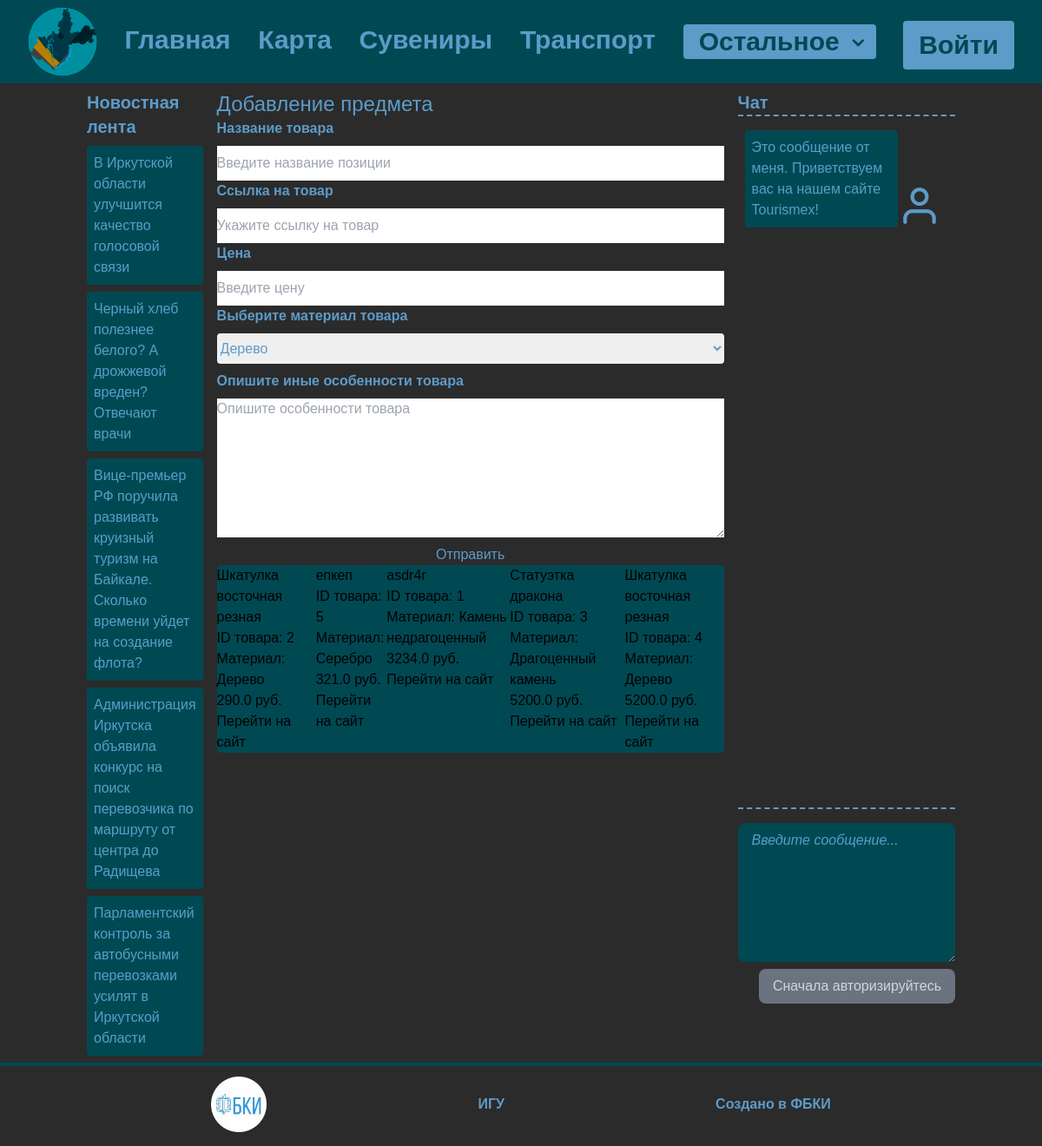
The app's page /goods, older data.
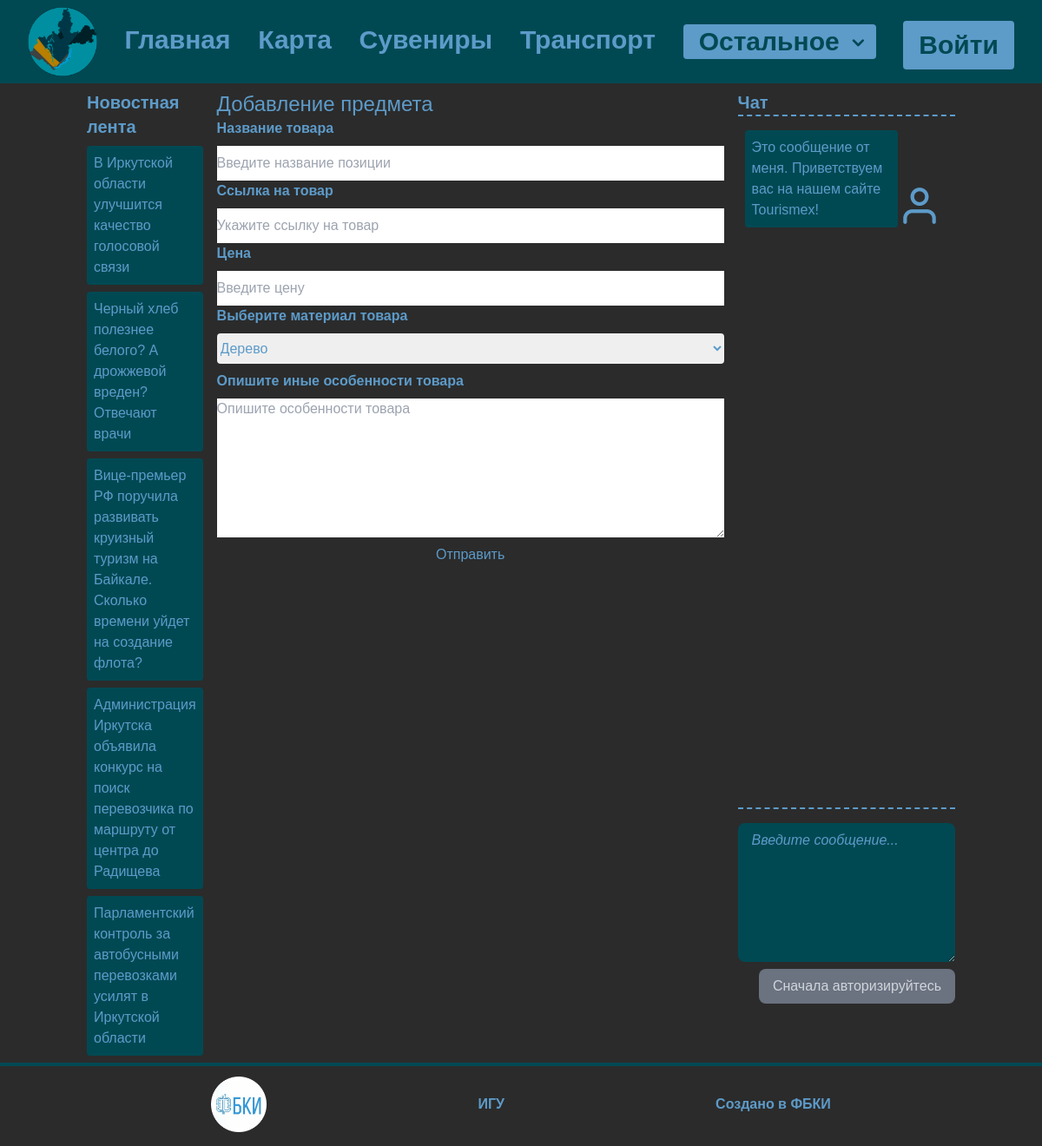
The same page, newer data.
### app.py (models this page shows)
class Item(db.Model):
    item_id = db.Column(Integer, primary_key=True)
    item_name = db.Column(String(52), nullable=False)
    link = db.Column(String(100), nullable=False)
    price = db.Column(Float)
    material = db.Column(String(30))
    desc = db.Column(Text)

### app.py (the view)
@app.route('/goods', methods=['POST', 'GET'])
def item_processing():
    if request.method == 'POST':
        if request.form.get('send') == 'Отправить':
            print("send")
            item_name = str(request.form['item_name'])
            link = str(request.form['link'])
            price = int(request.form['price'])
            material = request.form['material']
            desc = str(request.form['description'])
            item = Item(item_name=item_name, link=link, price=price, material=material, desc=desc)
            try:
                db.session.add(item)
                db.session.commit()
                return redirect('/goods')
            except:
                return "Произошла ошибка добавления предмета. Свяжитесь с администратором."
        elif request.form.get('delete') == 'Удалить':
            item = Item.query.get_or_404(request.form['item_id'])
            try:
                db.session.delete(item)
                db.session.commit()
                return redirect('/goods')
            except:
                return "Ошибка при удалении"
        elif request.form.get('edit') == 'Редактировать':
            item = Item.query.get_or_404(request.form['item_id'])
            if request.form['item_name'] != "":
                item.item_name = str(request.form['item_name'])
            if request.form['link'] != "":
                item.link = str(request.form['link'])
            if request.form['price'] != "":
                item.link = int(request.form['price'])
            if request.form['material'] != "":
                item.material = request.form['material']
            if request.form['description'] != "":
                item.desc = str(request.form['description'])
            db.session.commit()
            return redirect('/goods')
    else:
        items = Item.query.order_by(Item.price).all()
        return render_template("items.html", items=items)

### app.py (called while the page is built)
@app.before_request
def store_current_page():
    global current_page
    current_page = request.path

### templates/items.html (shortened to what this page needs)
{% extends 'basis.html' %}
{% block body %}
<form method="post">
  <div class="flex flex-col text-color_turquoise" id="form_container_1">
    <h2 class="text-2xl text-color_turquoise">Добавление предмета</h2>
    <div class="flex flex-col">
      <label class="block font-bold mb-2">
        Название товара
      </label>
      <input type="text" name="item_name" class="py-2" id="item_name" placeholder="Введите название позиции">
      <label class="block font-bold mb-2">
        Ссылка на товар
      </label>
      <input type="text" name="link" class="py-2" id="item_link" placeholder="Укажите ссылку на товар">
      <label class="block font-bold mb-2">
        Цена
      </label>
      <input type="text" name="price" class="py-2" id="item_price" placeholder="Введите цену">
      <label class="block font-bold mb-2">
        Выберите материал товара
      </label>
      <select id="material" name="material" class="py-2 mb-2 rounded">
          <option>Дерево</option>
      </select>
      <label class="block font-bold mb-2">
        Опишите иные особенности товара
      </label>
      <textarea name="description" class="h-40 mb-2" id="description" placeholder="Опишите особенности товара"></textarea>
      <input type="submit" name="send" class="form_button_1" value="Отправить">
    </div>
  </div>
</form>
<div class="flex bg-color_base rounded" id="items_container">
  {% for element in items %}
  <div class="items">
    <h2>{{element.item_name}}</h2>
    <p class="base_text">ID товара: {{element.item_id}}</p>
    <p class="base_text">Материал: {{element.material}}</p>
    <p class="base_text">{{element.price}} руб.</p>
    <a href="{{ element.link }}" class="base_text">Перейти на сайт</a>
  </div>
  {% endfor %}
</div>
{% endblock %}

### templates/basis.html (shortened to what this page needs)
<!DOCTYPE html>
<html class="light" lang="ru">
<head>
  <link rel="stylesheet" href="{{ url_for('static', filename='css/main.css') }}">
</head>
<header id="header" class="flex fixed px-8 py-2 h-24 justify-between w-screen bg-color_base text-color_turquoise text-3xl font-bold">
    <div class="mt-0" id="logo">
      <img src="{{ url_for('static', filename='pic/logo.png') }}" class="w-auto h-full object-contain" alt="Логотип недоступен">
    </div>
      <div class="mt-5">
        <a href="{{ url_for('index') }}">Главная</a>
      </div>
      <div class="mt-5">
        <a href="{{ url_for('svg_map') }}">Карта</a>
      </div>
      <div class="mt-5">
        <a href="{{ url_for('item_processing') }}">Сувениры</a>
      </div>
      <div class="mt-5">
        <a href="{{ url_for('transport') }}">Транспорт</a>
      </div>
      <div class="mt-5">
        <div class="relative inline-block text-left w-auto h-full object-contain">
          <button type="button" class="inline-flex bg-color_turquoise border-color_turquoise border-2 border-solid hover:bg-color_base hover:border-color_turquoise hover:border-2 hover:text-color_turquoise text-color_base font-bold px-4 rounded" id="menu-button" aria-expanded="false" aria-haspopup="true">
            Остальное
            <svg class="-mr-1 ml-2 h-8 w-5" xmlns="http://www.w3.org/2000/svg" viewBox="0 0 15 15" fill="currentColor">
              <path fill-rule="evenodd" d="M5.293 7.293a1 1 0 011.414 0L10 10.586l3.293-3.293a1 1 0 011.414 1.414l-4 4a1 1 0 01-1.414 0l-4-4a1 1 0 010-1.414z" clip-rule="evenodd" />
            </svg>
          </button>
        </div>
      </div>
      <div class="mt-0 max-w-24">
          {% if current_user.is_authenticated %}
            <button id="account-btn" class="bg-color_turquoise border-color_turquoise border-2 border-solid hover:bg-color_base hover:border-color_turquoise hover:border-2 hover:text-color_turquoise text-color_base font-bold mt-4 py-2 px-4 rounded">
              <a href="{{ url_for('account_edit') }}">Аккаунт</a>
            </button>
          {% else %}
            <button id="register-btn" class="bg-color_turquoise border-color_turquoise border-2 border-solid hover:bg-color_base hover:border-color_turquoise hover:border-2 hover:text-color_turquoise text-color_base font-bold mt-4 py-2 px-4 rounded">
              Войти
            </button>
          {% endif %}
      </div>
</header>
<body class="bg-color_base_gray mb-24 scrollbar-thin scrollbar-thumb-color_turquoise scrollbar-track-transparent">
  <div class="pt-24 flex flex-row w-3/5 mx-auto min-w-[1000px]" id="main_block">
    <div id="feed" class="basis-2/12 mt-2 text-color_turquoise">
      <h2 class="mb-2 text-xl font-bold text-color_turquoise">Новостная лента</h2>
      <div class="bg-color_base p-2 rounded mb-2"><a href="https://ircity.ru/text/gorod/2022/10/12/71728679/" >
        В Иркутской области улучшится качество голосовой связи
      </a></div>
      <div class="bg-color_base p-2 rounded mb-2"><a href="https://ircity.ru/text/food/2022/10/12/71725604/">
        Черный хлеб полезнее белого? А дрожжевой вреден? Отвечают врачи
      </a></div>
      <div class="bg-color_base p-2 rounded mb-2"><a href="https://ircity.ru/text/society/2022/10/12/71728673/">
        Вице-премьер РФ поручила развивать круизный туризм на Байкале. Сколько времени уйдет на создание флота?
      </a></div>
      <div class="bg-color_base p-2 rounded mb-2"><a href="https://ircity.ru/text/transport/2022/10/12/71727959/">
        Администрация Иркутска объявила конкурс на поиск перевозчика по маршруту от центра до Радищева
      </a></div>
      <div class="bg-color_base p-2 rounded mb-2"><a href="https://ircity.ru/text/gorod/2022/10/11/71725697/">
        Парламентский контроль за автобусными перевозками усилят в Иркутской области
      </a></div>
    </div>
    <div class="basis-9/12 min-w-[600px] mx-2 p-2 rounded">
      {% block body %}{% endblock %}
    </div>
    <div class="h-full basis-4/12 mt-2">
      <h2 class="text-xl font-bold text-color_turquoise">Чат</h2>
      <div>
        <div class="h-[50rem] flex flex-col text-color_turquoise">
          <div class="flex-1 overflow-y-scroll scrollbar-thin scrollbar-thumb-color_turquoise scrollbar-track-transparent border-dashed border-y-2 border-y-color_turquoise" id="chatblock" data-simplebar>
            <div class="flex flex-row items-end p-2 my-2 mr-2">
              <p class="bg-color_base rounded p-2 w-full" id="message_1">Это сообщение от меня. Приветствуем вас на нашем сайте Tourismex!</p>
              <img
                src="{{ url_for('static', filename='pic/usericon_default.png') }}"
                alt="Дефолтное изображение"
                height="50px"
                width="50px" />
            </div>
          </div>
        </div>
        <form class="flex -mx-4 flex-col items-end p-4">
          <textarea id="message_text" placeholder="Введите сообщение..." class="flex-auto w-full h-40 py-2 px-4 bg-color_base text-color_turquoise placeholder:text-color_turquoise placeholder:italic rounded-lg border-gray-300 resize-y focus:outline-none focus:ring-2 focus:ring-color_turquoise focus:ring-opacity-50" contenteditable></textarea>
          {% if current_user.is_authenticated %}
          <button type="button" id="send_message" class="ml-4 mt-2 py-2 px-4 bg-color_turquoise text-white rounded-lg hover:bg-green-600 focus:outline-none focus:ring-2 focus:ring-green-600 focus:ring-opacity-50">Отправить</button>
          {% else %}
          <button type="button" id="blocked_sending" class="ml-4 mt-2 py-2 px-4 disabled cursor-not-allowed bg-gray-500 text-gray-300 rounded-lg ">Сначала авторизируйтесь</button>
          {% endif %}
        </form>
      </div>
    </div>
  </div>
</body>
<footer class="fixed bottom-0 left-0 h-24 w-full font-bold border-t-4 border-t-color_base border-solid bg-color_graphit text-color_turquoise py-2 z-50">
  <div class="flex grid grid-flow-col justify-evenly items-center">
    <img id="ISU_logo" class="w-auto my-1 h-16 object-contain"
                src="{{ url_for('static', filename='pic/ISU_BCIF.png') }}"
                alt="Логотип ФБКИ"/>
    <p>ИГУ</p>
    <p>Создано в ФБКИ</p>
  </div>
</footer>
</html>

Row changes from the older to the newer data that the page shows:
removed Item: item_name "Шкатулка восточная резная", item_id "2", material "Дерево", price "290.0"
removed Item: item_name "епкеп", item_id "5", material "Серебро", price "321.0"
removed Item: item_name "asdr4r", item_id "1", material "Камень недрагоценный", price "3234.0"
removed Item: item_name "Статуэтка дракона", item_id "3", material "Драгоценный камень", price "5200.0"
removed Item: item_name "Шкатулка восточная резная", item_id "4", material "Дерево", price "5200.0"
